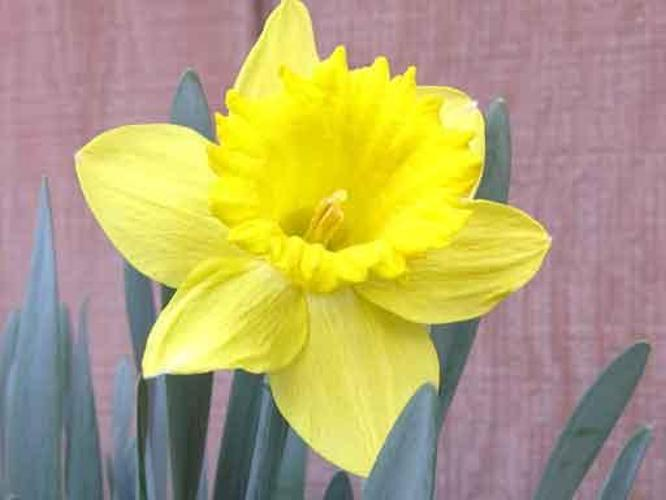
#> input picture Coursework/Images/easy/easy_1.jpg, 666 x 500 px; its folder holds only this picture in this run
$ python -i preprocessing.py   (imports and definitions only)
#> lines starting #> are read from the running program, lines starting #| are printed output that depends on the picture; after the words box and inside, x2 and y2 are one past the last pixel; in counts of white or black regions, pixels touching at a corner belong together
import cv2
from pipeline import apply_segmentation
import numpy as np


def pre(image_path):
    image = cv2.imread(image_path)  # Read the image from the image path
    bilateral_filtered = cv2.bilateralFilter(image, 80, 200, 200)  # Apply bilateral filtering

    img_hsv = cv2.cvtColor(bilateral_filtered, cv2.COLOR_BGR2HSV)  # converts the RGB image to a HSV image
    _, _, value_channel = cv2.split(img_hsv)  # Extracts the Value channel

    return value_channel

def preprocess(image_path):
#> called with image_path = 'Images/easy/easy_1.jpg'
    image = cv2.imread(image_path) #reads the image from the image path
#> image is the input picture: shape (500, 666, 3); mean B, G, R 113.4, 165.4, 178.9
    bilateral50d = cv2.bilateralFilter(image, 50, 200, 150) # applies a bilateral filtering to th eimage
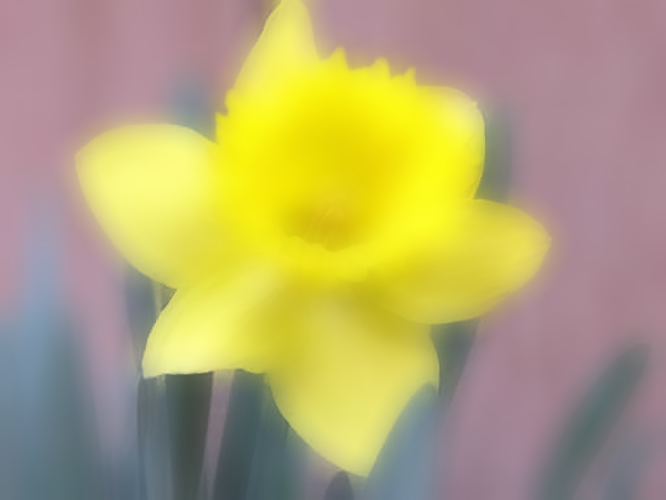
#> bilateral50d: shape (500, 666, 3); mean B, G, R 113.4, 165.5, 178.9

    hsv_image = cv2.cvtColor(bilateral50d, cv2.COLOR_BGR2HSV) # converts the RGB image to a HSV image
#> hsv_image: shape (500, 666, 3); mean H, S, V 95.2, 95.6, 183.2
    _, _, value_channel = cv2.split(hsv_image)  # Extracts the Value channel
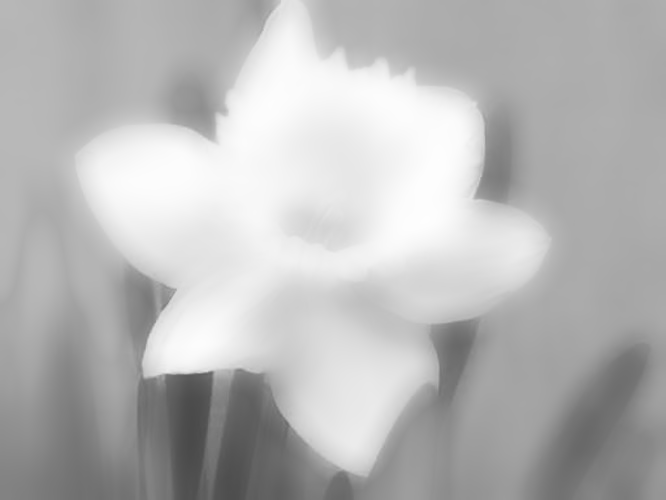
#> value_channel: shape (500, 666); min 74, max 254, mean 183.2
    _, otsu_thresh = cv2.threshold(value_channel, 0, 255, cv2.THRESH_BINARY + cv2.THRESH_OTSU)
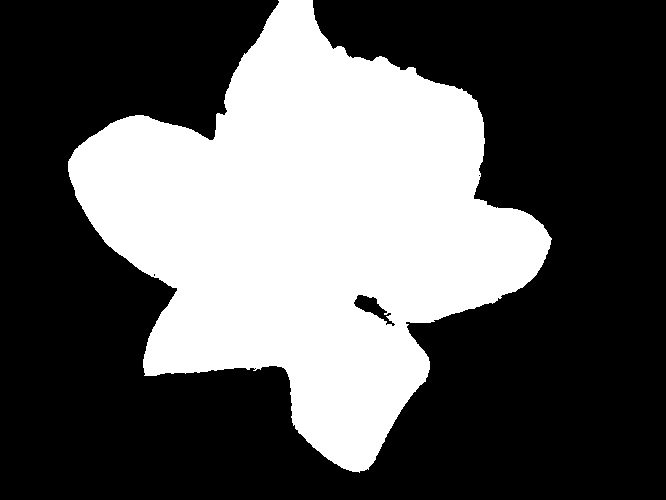
#> otsu_thresh: shape (500, 666); 35.7% white; 1 white region, box (x1, y1, x2, y2) and area: (68, 0, 552, 473) 118877

    return otsu_thresh


def thresh_pre(image_path):
    image = cv2.imread(image_path)  # Read the image from the image path

    bilateral_filtered = cv2.bilateralFilter(image, 100, 100, 200)  # Apply bilateral filtering

    # change brightness and contrast of bilateral_filtered
    brightness = -30
    contrast = 60
    img = np.int16(bilateral_filtered)
    img = img * (contrast / 127 + 1) - contrast + brightness
    img = np.clip(img, 0, 255)
    img = np.uint8(img)

    bilateral_filtered = cv2.bilateralFilter(img, 100, 60, 200)  # Another layer of bilateral filtering

    img_hsv = cv2.cvtColor(bilateral_filtered, cv2.COLOR_BGR2HSV)  # converts the RGB image to a HSV image
    _, _, value_channel = cv2.split(img_hsv)  # Extracts the Value channel

    return value_channel

>>> result = preprocess('Images/easy/easy_1.jpg')
